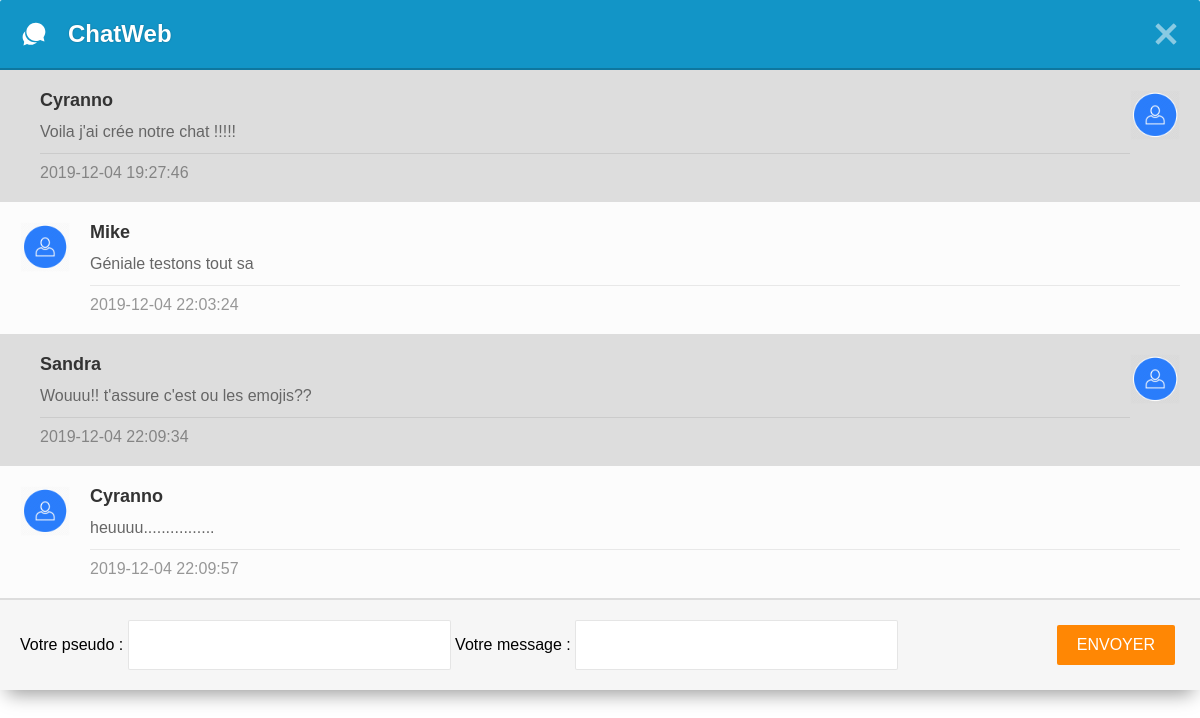
The page / on the database its author committed.
### tables this page shows
CREATE TABLE IF NOT EXISTS `infochat` (
  `id` int(11) NOT NULL AUTO_INCREMENT,
  `username` varchar(255) NOT NULL,
  `contenu` text NOT NULL,
  `datemessage` timestamp NOT NULL DEFAULT CURRENT_TIMESTAMP,
  `avatar` varchar(255) NOT NULL DEFAULT 'a.png',
  PRIMARY KEY (`id`)
);

### index.php (the view, shortened to what this page needs)
<html>
<head>
    <link href='style.css' rel='stylesheet'>
</head>
<body>
    <div class='page'>
        <div class='header'>
            <div class='header-icon'
                style=''>
            </div>
            <div class='header-text'> ChatWeb </div>
            <div class='header-icon close'
                style=''>
            </div>
        </div>
        <div class='body'>
            <?php
        try
        {
            $bdd = new PDO('mysql:host=localhost;dbname=chatopen;charset=utf8', 'olivier', 'aaa', array(PDO::ATTR_ERRMODE => PDO::ERRMODE_EXCEPTION));
        }
        catch (Exception $e)
        {
                die('Erreur : ' . $e->getMessage());
        }
        $reponse = $bdd->query('SELECT * FROM infochat');
        $other = 'other';
        while ($donnees = $reponse->fetch())
        {
            ?>
            <div class='message <?php echo $other ?>'>
                <div class='message-image'> <img src="<?php echo $donnees['avatar']; ?>" alt=""></div>
                <div class='message-body'>
                    <div class='message-user'><?php echo $donnees['username']; ?> </div>
                    <div class='message-text'><?php echo $donnees['contenu']; ?></div>
                    <div class='message-date'><?php echo $donnees['datemessage']; ?> </div>
                </div>
            </div>
            <?php
        $other = ($other)? null : 'other';
                }
        ?>
            <form action="traitement.php" method="post">
                <label for="pseudo">Votre pseudo</label> : <input type="text" required name="pseudo" id="pseudo" />
                <label for="message">Votre message</label> : <input type="text" required name="message" id="message" />
                <input type="submit" value="Envoyer" class="form-button" />
            </form>
        </div>
    </div>
</body>
</html>

### rows shown on the page
infochat: avatar (picture), username "Cyranno", contenu "Voila j'ai crée notre chat !!!!!", datemessage "2019-12-04 19:27:46"
infochat: avatar (picture), username "Mike", contenu "Géniale testons tout sa", datemessage "2019-12-04 22:03:24"
infochat: avatar (picture), username "Sandra", contenu "Wouuu!! t'assure c'est ou les emojis??", datemessage "2019-12-04 22:09:34"
infochat: avatar (picture), username "Cyranno", contenu "heuuuu................", datemessage "2019-12-04 22:09:57"
